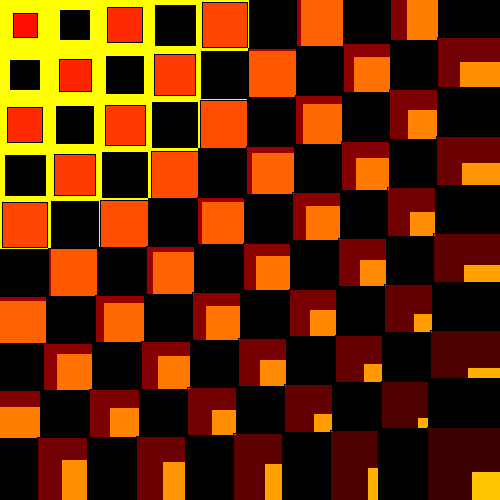
Frame 1 (no input)
Frame 60 (the mouse pressed at the canvas centre just before this capture): identical to frame 1, image omitted
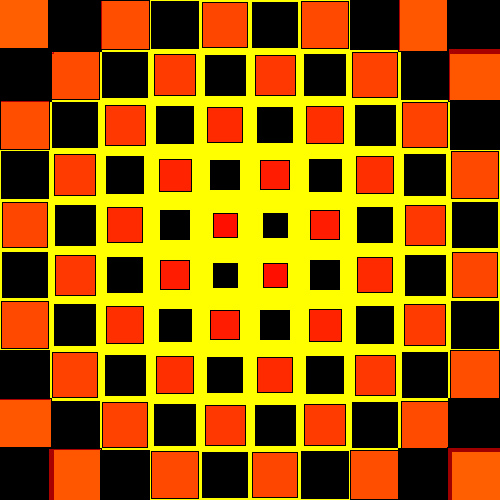
Frame 120 (the mouse held since frame 60 and released just before this capture)

The Processing sketch that drew these frames (run headless with seeded random() and noise(); from frame 60 on, the mouse is pressed at the canvas centre):

// Processing sketch: efectoSombra
// ── efectoSombra.pde
int cant = 10;
int ubic;
float tam;
void setup() {
  size(500, 500);
  ubic = width/cant;
  tam = random(20, ubic);
  rectMode(CENTER);
}
void draw() {
  background(255, 255, 0);

  for (int x=0; x<cant; x++) {
    for (int y =0; y<cant; y++) {
      float distan = dist(mouseX, mouseY, x*ubic+ubic/2, y*ubic+ubic/2 );
      tam = map(distan, 0, dist(0, 0, width, height), 20, ubic*2  );
      float tono = map(distan, 0, dist(0, 0, width, height), 250, 50  );
      if ((x+y)%2==0) {
        fill(255, 0, 0, tono);
      } else {
        fill(0);
      }

      rect(x*ubic+ubic/2, y*ubic+ubic/2, tam, tam);
    }
  }
}
void mousePressed() {
  tam = random(20, ubic);
}
